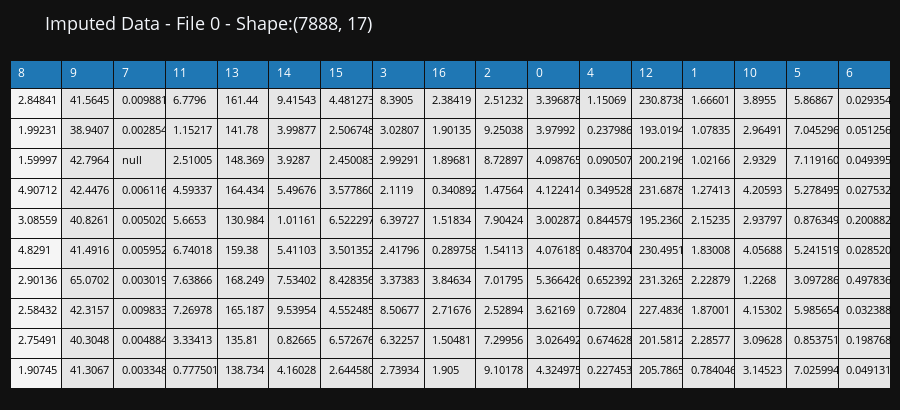
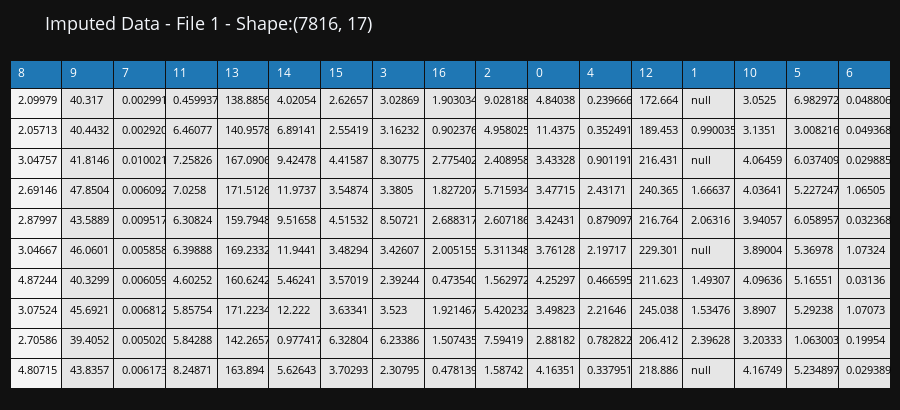
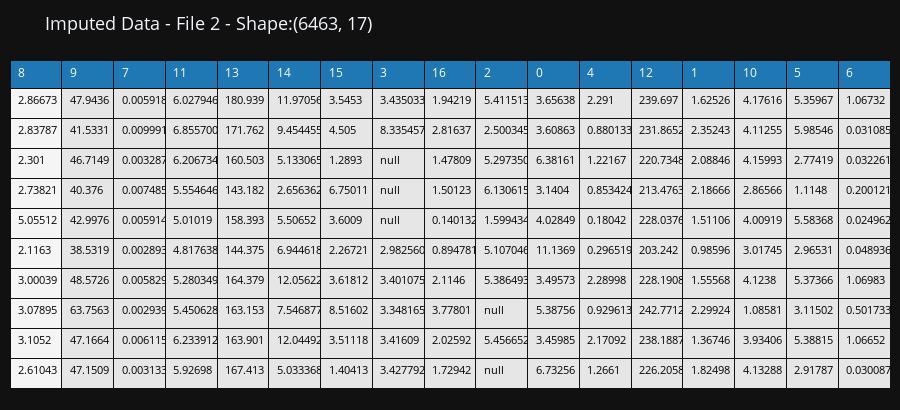
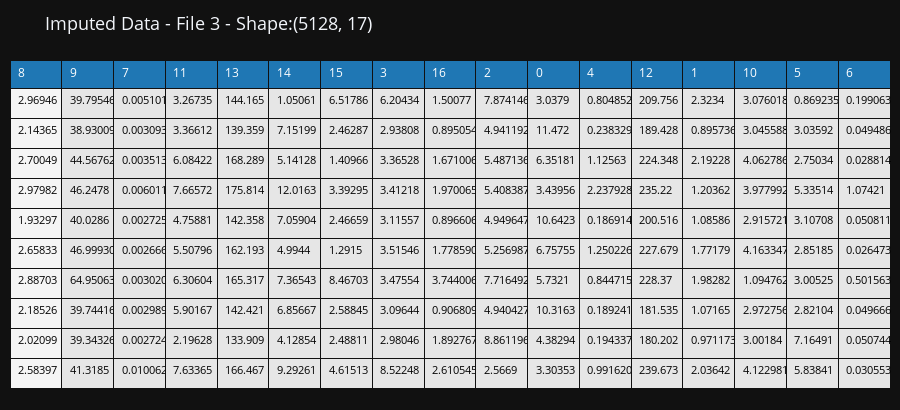

Write notebook code for charts like these, in order.
### Markdown cell above
## 7. Interactive Visualization
Displaying interactive tables for each file

### Code cell
for file_idx, df_file in enumerate(file_dfs):

    # Create Plotly table for top rows
    rows_to_show = 10
    df_display = df_file.head(rows_to_show)

    fig = go.Figure(
        data=[go.Table(
            header=dict(
                values=list(df_display.columns),
                fill_color='#1f77b4',  # Matplotlib blue
                align='left',
                font=dict(color='white', size=12)
            ),
            cells=dict(
                values=[df_display[col] for col in df_display.columns],
                fill=dict(color=['rgb(245,245,245)', 'rgb(230,230,230)']),  # Alternate row colors
                align='left',
                font=dict(color='black', size=11),
                height=30
            )
        )]
    )

    # Update layout
    fig.update_layout(
        title=f'Imputed Data - File {file_idx} - Shape:{df_file.shape}',
        title_font=dict(size=18),
        margin=dict(l=10, r=10, t=60, b=10),
        height= 80 + 30 * (len(df_display) + 1)  # Dynamic height
    )

    # Display in notebook
    fig.show()

### Figure 1 — Plotly figure (JSON) as saved in the notebook; plotly's stock layout.template omitted (floating-point values rounded to 4 significant figures; data arrays with more than 128 entries replaced by an {"elided": "..."} marker saying what was removed)
{"data": [{"cells": {"align": "left", "fill": {"color": ["rgb(245,245,245)", "rgb(230,230,230)"]}, "font": {"color": "black", "size": 11}, "height": 30, "values": {"elided": "17x10 float values"}}, "header": {"align": "left", "fill": {"color": "#1f77b4"}, "font": {"color": "white", "size": 12}, "values": ["8", "9", "7", "11", "13", "14", "15", "3", "16", "2", "0", "4", "12", "1", "10", "5", "6"]}, "type": "table"}], "layout": {"title": {"text": "Imputed Data - File 0 - Shape:(7888, 17)", "font": {"size": 18}}, "margin": {"l": 10, "r": 10, "t": 60, "b": 10}, "height": 410}}

### Figure 2 — Plotly figure (JSON) as saved in the notebook; plotly's stock layout.template omitted (floating-point values rounded to 4 significant figures; data arrays with more than 128 entries replaced by an {"elided": "..."} marker saying what was removed)
{"data": [{"cells": {"align": "left", "fill": {"color": ["rgb(245,245,245)", "rgb(230,230,230)"]}, "font": {"color": "black", "size": 11}, "height": 30, "values": {"elided": "17x10 float values"}}, "header": {"align": "left", "fill": {"color": "#1f77b4"}, "font": {"color": "white", "size": 12}, "values": ["8", "9", "7", "11", "13", "14", "15", "3", "16", "2", "0", "4", "12", "1", "10", "5", "6"]}, "type": "table"}], "layout": {"title": {"text": "Imputed Data - File 1 - Shape:(7816, 17)", "font": {"size": 18}}, "margin": {"l": 10, "r": 10, "t": 60, "b": 10}, "height": 410}}

### Figure 3 — Plotly figure (JSON) as saved in the notebook; plotly's stock layout.template omitted (floating-point values rounded to 4 significant figures; data arrays with more than 128 entries replaced by an {"elided": "..."} marker saying what was removed)
{"data": [{"cells": {"align": "left", "fill": {"color": ["rgb(245,245,245)", "rgb(230,230,230)"]}, "font": {"color": "black", "size": 11}, "height": 30, "values": {"elided": "17x10 float values"}}, "header": {"align": "left", "fill": {"color": "#1f77b4"}, "font": {"color": "white", "size": 12}, "values": ["8", "9", "7", "11", "13", "14", "15", "3", "16", "2", "0", "4", "12", "1", "10", "5", "6"]}, "type": "table"}], "layout": {"title": {"text": "Imputed Data - File 2 - Shape:(6463, 17)", "font": {"size": 18}}, "margin": {"l": 10, "r": 10, "t": 60, "b": 10}, "height": 410}}

### Figure 4 — Plotly figure (JSON) as saved in the notebook; plotly's stock layout.template omitted (floating-point values rounded to 4 significant figures; data arrays with more than 128 entries replaced by an {"elided": "..."} marker saying what was removed)
{"data": [{"cells": {"align": "left", "fill": {"color": ["rgb(245,245,245)", "rgb(230,230,230)"]}, "font": {"color": "black", "size": 11}, "height": 30, "values": {"elided": "17x10 float values"}}, "header": {"align": "left", "fill": {"color": "#1f77b4"}, "font": {"color": "white", "size": 12}, "values": ["8", "9", "7", "11", "13", "14", "15", "3", "16", "2", "0", "4", "12", "1", "10", "5", "6"]}, "type": "table"}], "layout": {"title": {"text": "Imputed Data - File 3 - Shape:(5128, 17)", "font": {"size": 18}}, "margin": {"l": 10, "r": 10, "t": 60, "b": 10}, "height": 410}}
